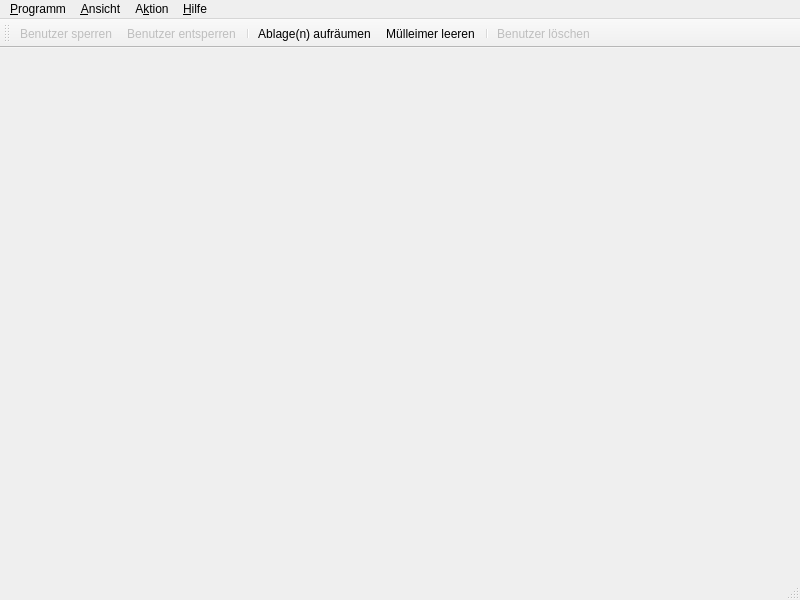
<ui version="4.0" >
 <class>MainWindow</class>
 <widget class="QMainWindow" name="MainWindow" >
  <property name="geometry" >
   <rect>
    <x>0</x>
    <y>0</y>
    <width>800</width>
    <height>600</height>
   </rect>
  </property>
  <property name="windowTitle" >
   <string>BUMM 1.0 - BSCW Userverwaltung</string>
  </property>
  <property name="windowIcon" >
   <iconset resource="../qrc/images.qrc" >
    <normaloff>:/logo/logo/logo.svg</normaloff>:/logo/logo/logo.svg</iconset>
  </property>
  <widget class="QWidget" name="_centralwidget" />
  <widget class="QMenuBar" name="_menubar" >
   <property name="geometry" >
    <rect>
     <x>0</x>
     <y>0</y>
     <width>800</width>
     <height>19</height>
    </rect>
   </property>
   <widget class="QMenu" name="_menu_program" >
    <property name="title" >
     <string>&amp;Programm</string>
    </property>
    <addaction name="_action_quit" />
   </widget>
   <widget class="QMenu" name="_menu_view" >
    <property name="title" >
     <string>&amp;Ansicht</string>
    </property>
    <addaction name="_action_update_all" />
    <addaction name="separator" />
    <addaction name="_action_user_details" />
    <addaction name="separator" />
    <addaction name="_action_set_cols" />
   </widget>
   <widget class="QMenu" name="_menu_help" >
    <property name="title" >
     <string>&amp;Hilfe</string>
    </property>
    <addaction name="_action_info" />
   </widget>
   <widget class="QMenu" name="_menu_action" >
    <property name="title" >
     <string>A&amp;ktion</string>
    </property>
    <addaction name="_action_lock" />
    <addaction name="_action_unlock" />
    <addaction name="separator" />
    <addaction name="_action_destroy_clipboard" />
    <addaction name="_action_destroy_trash" />
    <addaction name="separator" />
    <addaction name="_action_delete" />
   </widget>
   <addaction name="_menu_program" />
   <addaction name="_menu_view" />
   <addaction name="_menu_action" />
   <addaction name="_menu_help" />
  </widget>
  <widget class="QStatusBar" name="_statusbar" />
  <widget class="QToolBar" name="_toolbar" >
   <property name="windowTitle" >
    <string>toolBar</string>
   </property>
   <attribute name="toolBarArea" >
    <enum>TopToolBarArea</enum>
   </attribute>
   <attribute name="toolBarBreak" >
    <bool>false</bool>
   </attribute>
   <addaction name="_action_lock" />
   <addaction name="_action_unlock" />
   <addaction name="separator" />
   <addaction name="_action_destroy_clipboard" />
   <addaction name="_action_destroy_trash" />
   <addaction name="separator" />
   <addaction name="_action_delete" />
  </widget>
  <action name="_action_quit" >
   <property name="text" >
    <string>&amp;Beenden</string>
   </property>
   <property name="statusTip" >
    <string>Beendet das Programm</string>
   </property>
  </action>
  <action name="_action_info" >
   <property name="text" >
    <string>Ü&amp;ber</string>
   </property>
   <property name="statusTip" >
    <string>Zeigt Zusatzinformationen zum Programm an</string>
   </property>
  </action>
  <action name="_action_user_details" >
   <property name="checkable" >
    <bool>true</bool>
   </property>
   <property name="checked" >
    <bool>true</bool>
   </property>
   <property name="text" >
    <string>Benutzer &amp;Details</string>
   </property>
   <property name="statusTip" >
    <string>Blendet das Detail-Fenster ein bzw. aus</string>
   </property>
  </action>
  <action name="_action_set_cols" >
   <property name="text" >
    <string>&amp;Spalten auswählen</string>
   </property>
   <property name="statusTip" >
    <string>Öffnet ein Dialog, indem die Spalten der Tabelle ausgewählt werden können</string>
   </property>
  </action>
  <action name="_action_delete" >
   <property name="enabled" >
    <bool>false</bool>
   </property>
   <property name="icon" >
    <iconset resource="../qrc/images.qrc" >
     <normaloff>:/icons/icons/delete.png</normaloff>:/icons/icons/delete.png</iconset>
   </property>
   <property name="text" >
    <string>Benutzer &amp;löschen</string>
   </property>
   <property name="statusTip" >
    <string>Löscht die ausgewählten Benutzer</string>
   </property>
  </action>
  <action name="_action_destroy_clipboard" >
   <property name="icon" >
    <iconset resource="../qrc/images.qrc" >
     <normaloff>:/icons/icons/destroy_clipboard.png</normaloff>:/icons/icons/destroy_clipboard.png</iconset>
   </property>
   <property name="text" >
    <string>&amp;Ablage(n) aufräumen</string>
   </property>
   <property name="statusTip" >
    <string>Löscht die Ablage aller, bzw. aller ausgewählten Benutzer</string>
   </property>
  </action>
  <action name="_action_destroy_trash" >
   <property name="icon" >
    <iconset resource="../qrc/images.qrc" >
     <normaloff>:/icons/icons/destroy_trash.png</normaloff>:/icons/icons/destroy_trash.png</iconset>
   </property>
   <property name="text" >
    <string>&amp;Mülleimer leeren</string>
   </property>
   <property name="statusTip" >
    <string>Leet den Mülleimer aller bzw. aller ausgewählten Benutzer</string>
   </property>
  </action>
  <action name="_action_lock" >
   <property name="enabled" >
    <bool>false</bool>
   </property>
   <property name="icon" >
    <iconset resource="../qrc/images.qrc" >
     <normaloff>:/icons/icons/lock.png</normaloff>:/icons/icons/lock.png</iconset>
   </property>
   <property name="text" >
    <string>Benutzer &amp;sperren</string>
   </property>
   <property name="statusTip" >
    <string>Sperrt die ausgewählten Benutzer</string>
   </property>
  </action>
  <action name="_action_unlock" >
   <property name="enabled" >
    <bool>false</bool>
   </property>
   <property name="icon" >
    <iconset resource="../qrc/images.qrc" >
     <normaloff>:/icons/icons/unlock.png</normaloff>:/icons/icons/unlock.png</iconset>
   </property>
   <property name="text" >
    <string>Benutzer &amp;entsperren</string>
   </property>
   <property name="statusTip" >
    <string>Hebt die Sperrung der ausgewählten Benutzer auf</string>
   </property>
  </action>
  <action name="_action_update_all" >
   <property name="text" >
    <string>&amp;Alles Aktualisieren</string>
   </property>
   <property name="statusTip" >
    <string>Aktualisiert die Liste (Kann mehrere Minuten dauern)</string>
   </property>
   <property name="shortcut" >
    <string>F5</string>
   </property>
  </action>
 </widget>
 <resources>
  <include location="../qrc/images.qrc" />
 </resources>
 <connections>
  <connection>
   <sender>_action_quit</sender>
   <signal>triggered()</signal>
   <receiver>MainWindow</receiver>
   <slot>close()</slot>
   <hints>
    <hint type="sourcelabel" >
     <x>-1</x>
     <y>-1</y>
    </hint>
    <hint type="destinationlabel" >
     <x>399</x>
     <y>299</y>
    </hint>
   </hints>
  </connection>
 </connections>
</ui>
